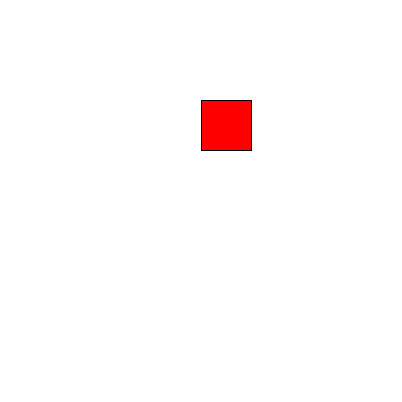
Frame 1 (no input)
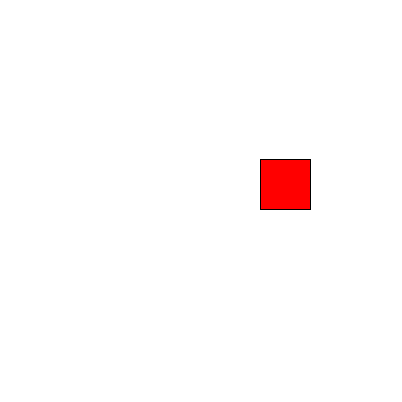
Frame 60 (the mouse pressed at the canvas centre just before this capture)
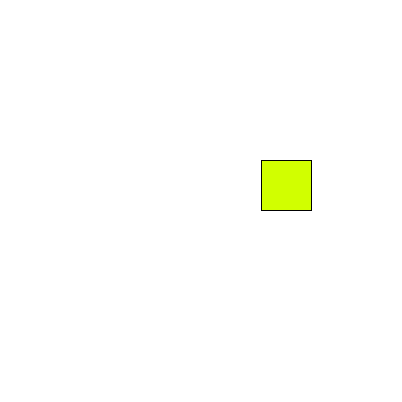
Frame 120 (the mouse held since frame 60 and released just before this capture)

The Processing sketch that drew these frames (run headless with seeded random() and noise(); from frame 60 on, the mouse is pressed at the canvas centre):

// Processing sketch: Exercise13_04
// ── Exercise13_04.pde
/* If mouseX is in the left third of the screen, the square will move left.
 * If mouseX is in the middle third of the screen, the square will not move in the X direction.
 * If mouseX is in the right third of the screen, the square will move right.
 *
 * If mouseY is in the top third of the screen, the square will move up.
 * If mouseY is in the middle third of the screen, the square will not move in the Y direction.
 * If mouseY is in the bottom third of the screen, the square will move down.
 *
 * While the mouse is pressed, the color of the square will cycle through the rainbow.
 */

int rectX = 201;
int moveRectX = 0;
int rectY = 100;
int moveRectY = 0;
int rectHue = 0;

void setup() {
  size(402, 402);
  colorMode(HSB, 300, 100, 100);
}

void draw() {
  background(0, 0, 100);
  rectX = rectX + moveRectX;
  rectY = rectY + moveRectY;

  fill(rectHue, 100, 100);
  rect(rectX, rectY, 50, 50);

  if (mouseX < width/3) {
    moveRectX = 1;
  } else if (mouseX > 2*width/3) {
    moveRectX = -1;
  } else {
    moveRectX = 0;
  }

  if (mouseY < height/3) {
    moveRectY = 1;
  } else if (mouseY > 2*height/3) {
    moveRectY = -1;
  } else {
    moveRectY = 0;
  }

  if (rectX > 402) {
    rectX = 0;
  } else if (rectX < -49) {
    rectX = 402;
  }
  
  if (rectY > 402) {
    rectY = 0;
  } else if (rectY < -49) {
    rectY = 402;
  }
  
  if (mousePressed) {
    rectHue++;
  }
  if (rectHue > 300) {
    rectHue = 0;
  }
}
